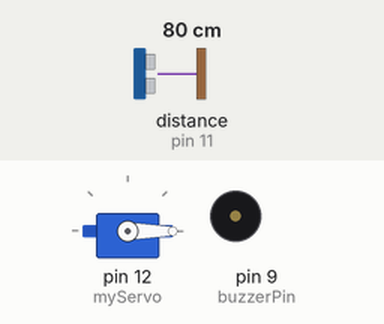
The sketch below on a simulated Arduino Uno, built with avr-gcc and run on an emulated ATmega328P. Parts: servo, buzzer (waves = sounding, pin HIGH). Wiring (inferred from the names in the program): ultrasonic range finder: trigger pin 10; echo pin 11. The test bench sets the inputs (shaded band); at power-on: distance to the obstacle (sensor on pin 11) 80 cm. The echo pulse lasts 58.3 µs per cm; pins used as bus, display or sensor lines are not drawn; what the sketch prints to the serial monitor is not drawn.

Above: at 0.01 s.
1.3 s: distance to the obstacle (sensor on pin 11) set to 22 cm
4.3 s: distance to the obstacle (sensor on pin 11) set to 18 cm
At 5.93 s:
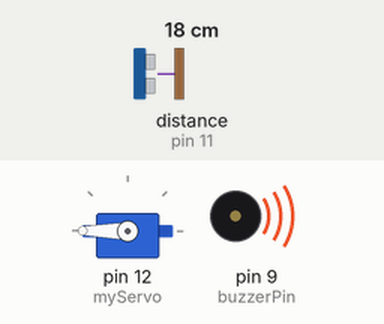
7.3 s: distance to the obstacle (sensor on pin 11) set to 2 cm
10.3 s: distance to the obstacle (sensor on pin 11) set to 60 cm
At 11.7 s:
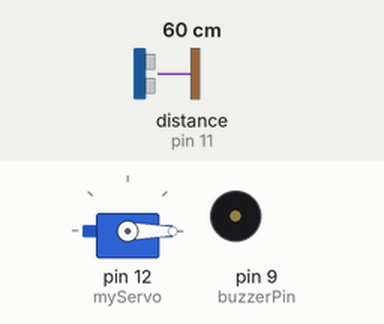
13.3 s: distance to the obstacle (sensor on pin 11) set to 4 cm
At 14.4 s:
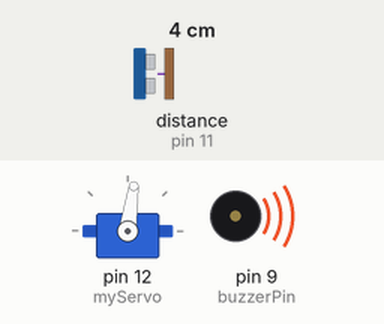
16.3 s: distance to the obstacle (sensor on pin 11) set to 120 cm
At 17.73 s:
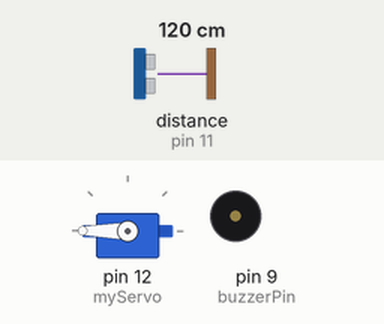
Timing chart, 0 to 20.3 s (numbered marks = the images above; inputs shaded):
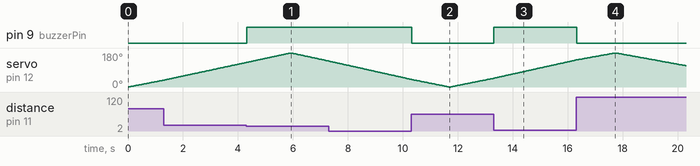

Measured:
- the behaviour switches between 21 and 20 cm on distance to the obstacle (sensor on pin 11) (found by bisection; images 0 and 1)
- after the input at 4.3 s, pin 9 (buzzerPin): LOW → HIGH at once
- after the input at 10.3 s, pin 9 (buzzerPin): HIGH → LOW at once
- after the input at 13.3 s, pin 9 (buzzerPin): LOW → HIGH at once
- after the input at 16.3 s, pin 9 (buzzerPin): HIGH → LOW at once
- by itself, servo on pin 12 (myServo): rises from 143° to 180° in 1.4 s, then falls to 113° in 2.6 s

The sketch:

arduino_sketch.ino
```cpp
#include <Servo.h>

// Defines Trig and Echo pins of the Ultrasonic Sensor
const int trigPin = 10;
const int echoPin = 11;
const int buzzerPin = 9; // Define the buzzer pin

// Variables for the duration and the distance
long duration;
int distance;
const int thresholdDistance = 20; // Distance threshold in cm for the buzzer to activate
Servo myServo; // Creates a servo object for controlling the servo motor

void setup() {
  pinMode(trigPin, OUTPUT); // Sets the trigPin as an Output
  pinMode(echoPin, INPUT); // Sets the echoPin as an Input
  pinMode(buzzerPin, OUTPUT); // Sets the buzzerPin as an Output
  Serial.begin(9600);
  myServo.attach(12); // Defines on which pin is the servo motor attached
}

void loop() {
  // Rotates the servo motor from 0 to 180 degrees
  for (int i = 0; i <= 180; i++) {
    myServo.write(i);
    delay(30);
    distance = calculateDistance(); // Calls a function for calculating the distance measured by the Ultrasonic sensor for each degree

    Serial.print(i); // Sends the current degree into the Serial Port
    Serial.print(","); // Sends addition character right next to the previous value needed later in the Processing IDE for indexing
    Serial.print(distance); // Sends the distance value into the Serial Port
    Serial.print("."); // Sends addition character right next to the previous value needed later in the Processing IDE for indexing

    controlBuzzer(distance); // Check the distance and control the buzzer
  }

  // Repeats the previous lines from 180 to 0 degrees
  for (int i = 180; i >= 0; i--) {
    myServo.write(i);
    delay(30);
    distance = calculateDistance();
    Serial.print(i);
    Serial.print(",");
    Serial.print(distance);
    Serial.print(".");

    controlBuzzer(distance); // Check the distance and control the buzzer
  }
}

// Function for calculating the distance measured by the Ultrasonic sensor
int calculateDistance() {
  digitalWrite(trigPin, LOW);
  delayMicroseconds(2);

  // Sets the trigPin on HIGH state for 10 microseconds
  digitalWrite(trigPin, HIGH);
  delayMicroseconds(10);
  digitalWrite(trigPin, LOW);

  duration = pulseIn(echoPin, HIGH); // Reads the echoPin, returns the sound wave travel time in microseconds
  distance = duration * 0.034 / 2;

  return distance;
}

// Function to control the buzzer based on the detected distance
void controlBuzzer(int distance) {
  if (distance < thresholdDistance) {
    digitalWrite(buzzerPin, HIGH); // Turn on the buzzer
  } else {
    digitalWrite(buzzerPin, LOW); // Turn off the buzzer
  }
}
```
